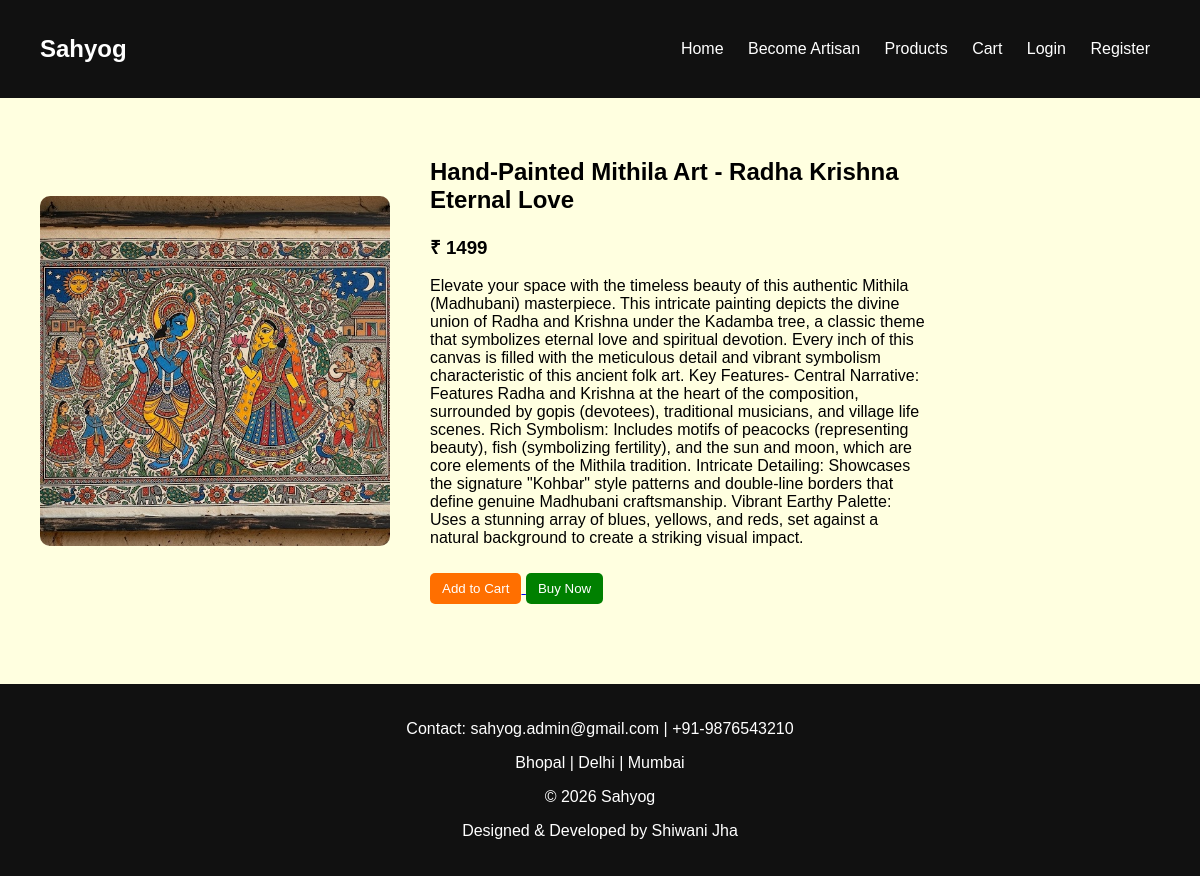
/product/1/, run on the app's committed database.
### store/models.py (models this page shows, shortened)
class Product(models.Model):
    artisan = models.ForeignKey(Artisan, on_delete=models.CASCADE, null=True)
    name = models.CharField(max_length=200)
    price = models.IntegerField()
    description = models.TextField()
    image = models.ImageField(upload_to='products/')

### store/views.py (the view)
# urls.py: path('product/<int:product_id>/', views.product_detail, name='product_detail'),
def product_detail(request, product_id):
    product = Product.objects.get(id=product_id)
    return render(request, 'product_detail.html', {'product': product})

### store/context_processors.py (called while the page is built)
def artisan_status(request):
    is_artisan = False
    if request.user.is_authenticated:
        is_artisan = Artisan.objects.filter(user=request.user).exists()
    return { 'is_artisan': is_artisan }

### templates/product_detail.html
{% extends 'base.html' %}
{% load static %}
{% block content %}
<div class="container detail-page">
    <div class="detail-card">
        <img src="{{ product.image.url }}">
        <div class="detail-info">
            <h2>{{ product.name }}</h2>
            <h3>₹ {{ product.price }}</h3>
            <p>{{ product.description }}</p>
            <a href="{% url 'add_to_cart' product.id %}">
                <button class="btn-cart">Add to Cart</button>
            </a>
            <a href="{% url 'buy_now' product.id %}">
                <button class="btn-buy">Buy Now</button>
            </a>
        </div>
    </div>
</div>
{% endblock %}

### static/css/style.css (style rules this page uses)
body { margin: 0; font-family: Arial; background: lightyellow; }
.container { padding: 40px; }
.btn-cart { background: #ff6f00; color: white; border: none; padding: 8px 12px; margin-top: 10px; cursor: pointer; border-radius: 5px; }
.detail-page { padding: 40px; }
.detail-card { display: flex; gap: 40px; align-items: center; }
.detail-card img { width: 350px; height: 350px; object-fit: cover; border-radius: 10px; }
.detail-info { max-width: 500px; }
.btn-buy { background: green; color: white; border: none; padding: 8px 12px; margin-top: 10px; cursor: pointer; border-radius: 5px; }

### data on the page
Product: image (picture), name "Hand-Painted Mithila Art - Radha Krishna Eternal Love", price "1499", description "Elevate your space with the timeless beauty of this authentic Mithila (Madhubani) masterpiece. This intricate painting depicts the divine union of Radha and Krishna under the Kadamba tree, a classic theme that symbolizes eternal love and spiritual devotion. Every inch of this canvas is filled with the meticulous detail and vibrant symbolism characteristic of this ancient folk art. Key Features- Central Narrative: Features Radha and Krishna at the heart of the composition, surrounded by gopis (devotees), traditional musicians, and village life scenes. Rich Symbolism: Includes motifs of peacocks (representing beauty), fish (symbolizing fertility), and the sun and moon, which are core elements…"
